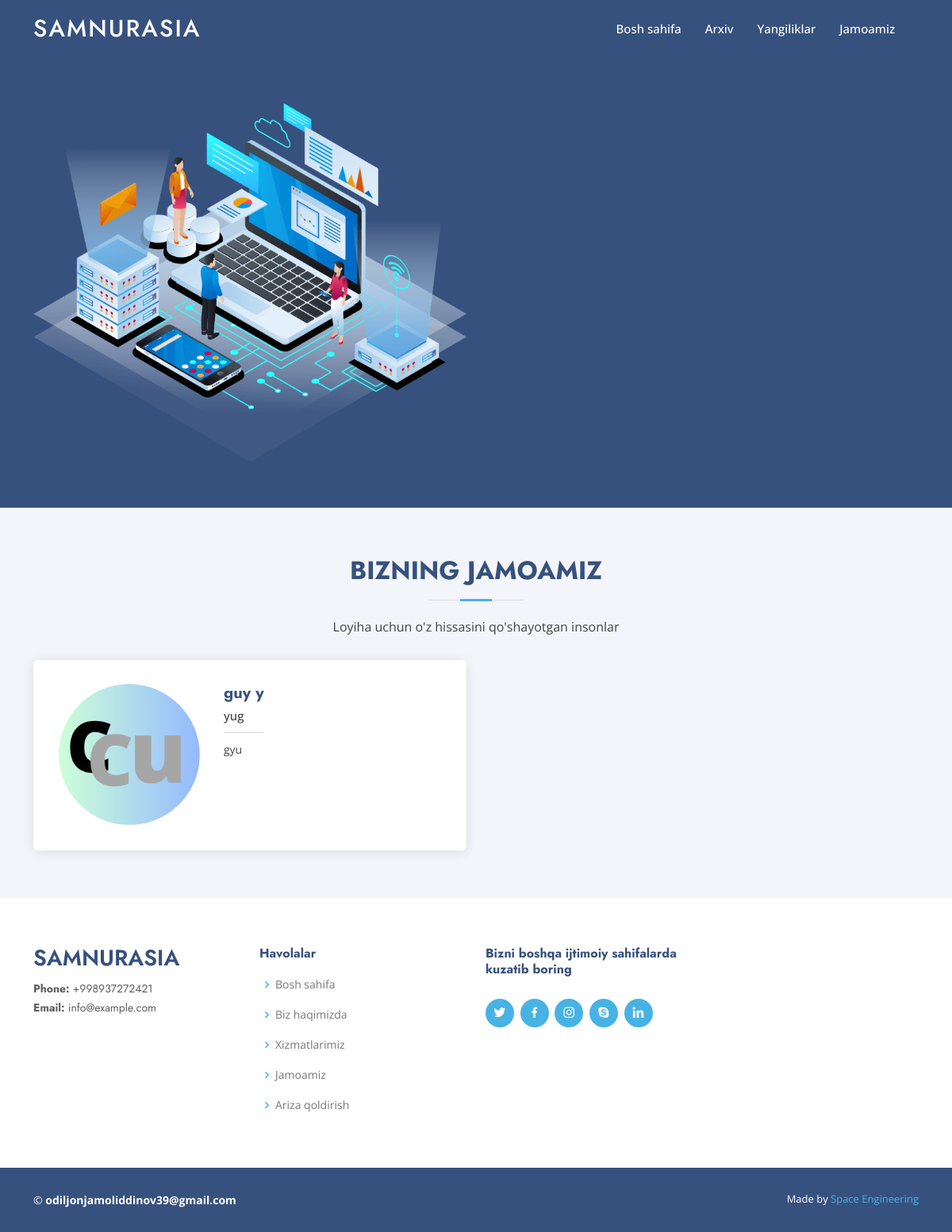
The app's page /team with its own data.
### pages/models.py (models this page shows, shortened)
class Team(models.Model):
    image = models.ImageField(upload_to='images/team')
    first_name = models.CharField(max_length=100)
    last_name = models.CharField(max_length=100)
    role = models.CharField(max_length=150)
    description = models.TextField()
    class Meta:
        verbose_name = 'Jamoa'
        verbose_name_plural = '1. Jamoadagilar'

### pages/views.py (the view)
# urls.py: path('team', views.team_views, name='team'),
def team_views(request: WSGIRequest):
    return render(request, 'pages/team.html', {
        'data': Team.objects.all(),
        'icon': Icon.object(),
    })

### pages/models.py (called while the page is built)
    def object():
        return Icon.objects.get(pk=1)

### templates/pages/team.html (shortened to what this page needs)
{% extends 'pages/base.html' %}
{% block content %}
 <section id="team" class="team section-bg">
    <div class="container" data-aos="fade-up">
      <div class="section-title">
        <h2> Bizning Jamoamiz </h2>
        <p>
            Loyiha uchun o'z hissasini qo'shayotgan insonlar
        </p>
    </div>
      <div class="row">
        {% for i in data %}
        <div class="col-lg-6" data-aos="zoom-in" data-aos-delay="100">
          <div class="member d-flex align-items-start">
            <div class="pic"><img src="{{i.image.url}}" class="img-fluid" alt=""></div>
            <div class="member-info">
              <h4> {{i.last_name}} {{i.first_name}} </h4>
              <span>{{i.role}}</span>
                <p>
                    {{i.description}}
                </p>
            </div>
          </div>
        </div>
        {% endfor %}
      </div>
    </div>
  </section>
{% endblock %}

### static/arsha/assets/css/style.css (style rules this page uses)
body { font-family: "Open Sans", sans-serif; color: #444444; }
h1, h2, h3, h4, h5, h6 { font-family: "Jost", sans-serif; }
section { padding: 60px 0; overflow: hidden; }
.section-bg { background-color: #f3f5fa; }
.section-title { text-align: center; padding-bottom: 30px; }
.section-title h2 { font-size: 32px; font-weight: bold; text-transform: uppercase; margin-bottom: 20px; padding-bottom: 20px; position: relative; color: #37517e; }
.section-title h2::before { content: ""; position: absolute; display: block; width: 120px; height: 1px; background: #ddd; bottom: 1px; left: calc(50% - 60px); }
.section-title h2::after { content: ""; position: absolute; display: block; width: 40px; height: 3px; background: #47b2e4; bottom: 0; left: calc(50% - 20px); }
.section-title p { margin-bottom: 0; }
.team .member { position: relative; box-shadow: 0px 2px 15px rgba(0, 0, 0, 0.1); padding: 30px; border-radius: 5px; background: #fff; transition: 0.5s; height: 100%; }
.team .member .pic { overflow: hidden; width: 180px; border-radius: 50%; }
.team .member .pic img { transition: ease-in-out 0.3s; }
.team .member .member-info { padding-left: 30px; }
.team .member h4 { font-weight: 700; margin-bottom: 5px; font-size: 20px; color: #37517e; }
.team .member span { display: block; font-size: 15px; padding-bottom: 10px; position: relative; font-weight: 500; }
.team .member span::after { content: ""; position: absolute; display: block; width: 50px; height: 1px; background: #cbd6e9; bottom: 0; left: 0; }
.team .member p { margin: 10px 0 0 0; font-size: 14px; }

### static/pages/style.css (style rules this page uses)
body { top:0!important; }

### records on screen
Team: image (picture), last_name "guy", first_name "y", role "yug", description "gyu"
